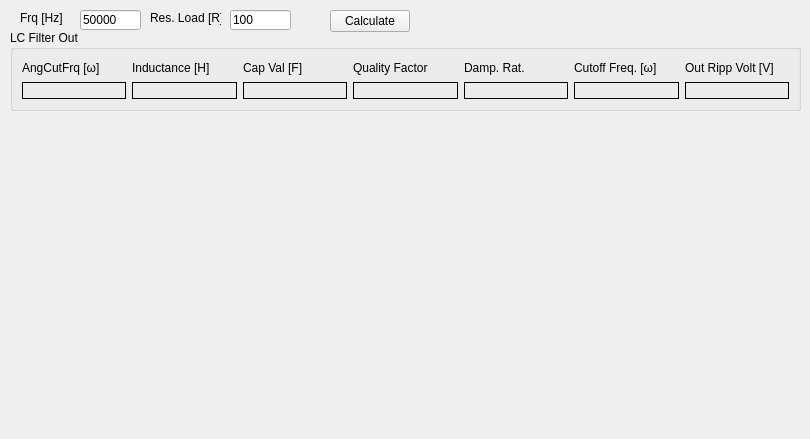
    <widget class="QWidget" name="LCFiltOut">
     <attribute name="title">
      <string>LC Filter Out.</string>
     </attribute>
     <widget class="QGroupBox" name="groupBox_31">
      <property name="geometry">
       <rect>
        <x>10</x>
        <y>30</y>
        <width>791</width>
        <height>81</height>
       </rect>
      </property>
      <property name="title">
       <string>LC Filter Out</string>
      </property>
      <layout class="QGridLayout" name="gridLayout_16">
       <item row="0" column="6">
        <widget class="QLabel" name="label_767">
         <property name="text">
          <string>Out Ripp Volt [V]</string>
         </property>
        </widget>
       </item>
       <item row="0" column="0">
        <widget class="QLabel" name="label_766">
         <property name="text">
          <string>AngCutFrq [ω]</string>
         </property>
        </widget>
       </item>
       <item row="0" column="5">
        <widget class="QLabel" name="label_777">
         <property name="text">
          <string>Cutoff Freq. [ω]</string>
         </property>
        </widget>
       </item>
       <item row="0" column="3">
        <widget class="QLabel" name="label_775">
         <property name="text">
          <string>Quality Factor</string>
         </property>
        </widget>
       </item>
       <item row="0" column="2">
        <widget class="QLabel" name="label_774">
         <property name="text">
          <string>Cap Val [F]</string>
         </property>
        </widget>
       </item>
       <item row="0" column="1">
        <widget class="QLabel" name="label_773">
         <property name="text">
          <string>Inductance [H]</string>
         </property>
        </widget>
       </item>
       <item row="0" column="4">
        <widget class="QLabel" name="label_776">
         <property name="text">
          <string>Damp. Rat.</string>
         </property>
        </widget>
       </item>
       <item row="1" column="0">
        <widget class="QLabel" name="LCAngCutFreq">
         <property name="frameShape">
          <enum>QFrame::Box</enum>
         </property>
         <property name="text">
          <string/>
         </property>
        </widget>
       </item>
       <item row="1" column="1">
        <widget class="QLabel" name="LCInd">
         <property name="frameShape">
          <enum>QFrame::Box</enum>
         </property>
         <property name="text">
          <string/>
         </property>
        </widget>
       </item>
       <item row="1" column="2">
        <widget class="QLabel" name="LCCap">
         <property name="frameShape">
          <enum>QFrame::Box</enum>
         </property>
         <property name="text">
          <string/>
         </property>
        </widget>
       </item>
       <item row="1" column="3">
        <widget class="QLabel" name="LCQual">
         <property name="frameShape">
          <enum>QFrame::Box</enum>
         </property>
         <property name="text">
          <string/>
         </property>
        </widget>
       </item>
       <item row="1" column="4">
        <widget class="QLabel" name="LCDamp">
         <property name="frameShape">
          <enum>QFrame::Box</enum>
         </property>
         <property name="text">
          <string/>
         </property>
        </widget>
       </item>
       <item row="1" column="5">
        <widget class="QLabel" name="LCCutFreq">
         <property name="frameShape">
          <enum>QFrame::Box</enum>
         </property>
         <property name="text">
          <string/>
         </property>
        </widget>
       </item>
       <item row="1" column="6">
        <widget class="QLabel" name="LCOutRippVolt">
         <property name="frameShape">
          <enum>QFrame::Box</enum>
         </property>
         <property name="text">
          <string/>
         </property>
        </widget>
       </item>
      </layout>
     </widget>
     <widget class="QLabel" name="label_763">
      <property name="geometry">
       <rect>
        <x>20</x>
        <y>10</y>
        <width>51</width>
        <height>16</height>
       </rect>
      </property>
      <property name="text">
       <string>Frq [Hz]</string>
      </property>
     </widget>
     <widget class="QLineEdit" name="LCF_Freq">
      <property name="geometry">
       <rect>
        <x>80</x>
        <y>10</y>
        <width>61</width>
        <height>20</height>
       </rect>
      </property>
      <property name="text">
       <string>50000</string>
      </property>
     </widget>
     <widget class="QLabel" name="label_764">
      <property name="geometry">
       <rect>
        <x>150</x>
        <y>10</y>
        <width>71</width>
        <height>16</height>
       </rect>
      </property>
      <property name="text">
       <string>Res. Load [R]</string>
      </property>
     </widget>
     <widget class="QLineEdit" name="LCF_ResLoad">
      <property name="geometry">
       <rect>
        <x>230</x>
        <y>10</y>
        <width>61</width>
        <height>20</height>
       </rect>
      </property>
      <property name="text">
       <string>100</string>
      </property>
     </widget>
     <widget class="QCustomPlot" name="LCFilterGraph" native="true">
      <property name="geometry">
       <rect>
        <x>19</x>
        <y>129</y>
        <width>771</width>
        <height>301</height>
       </rect>
      </property>
     </widget>
     <widget class="QPushButton" name="CalcLCFilterPushButton">
      <property name="geometry">
       <rect>
        <x>330</x>
        <y>10</y>
        <width>80</width>
        <height>22</height>
       </rect>
      </property>
      <property name="text">
       <string>Calculate</string>
      </property>
     </widget>
    </widget>
